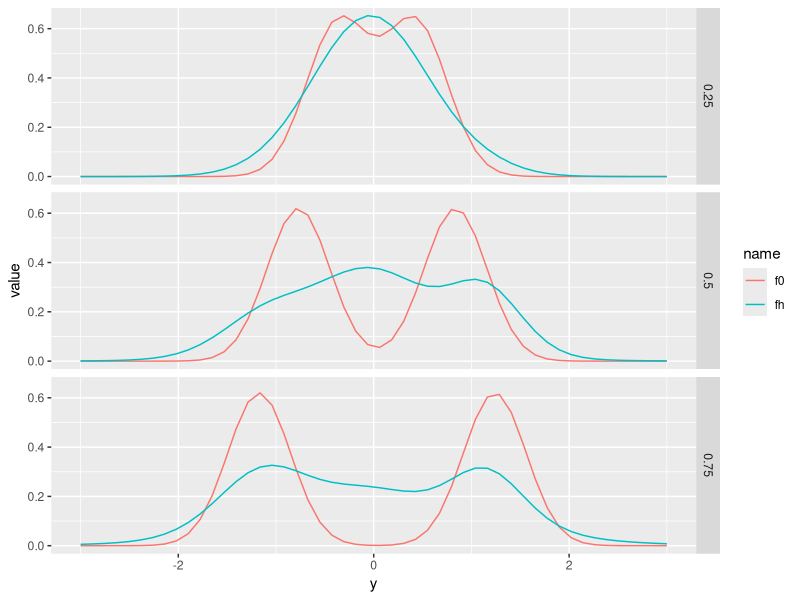
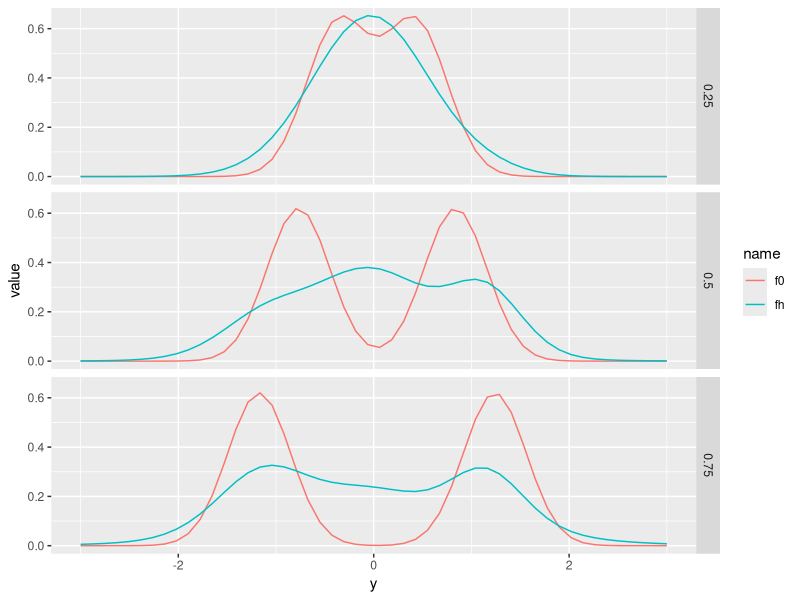

The R script that drew these images, in order:
library(ggplot2)
library(readr)
library(tidyr)

# Load the data
df <- readr::read_csv("data/dgp-normal-normal-example1.csv")

# Munge the data
df <- 
    df |> 
    dplyr::mutate(x = factor(x)) |>
    tidyr::pivot_longer(c(fh, f0))
head(df)

# Plot the conditional posterior predictive densities
p <- 
    df |> 
    ggplot2::ggplot(ggplot2::aes(x = y, y = value, color = name)) + 
    ggplot2::facet_grid(row = ggplot2::vars(x)) +
    ggplot2::geom_line()
p

# Save the plot in svg format
"figures/dgp-normal-normal-example1-500.pdf" |>
    ggsave(plot = p, width = 5 * 8 / 9, height = 3)
